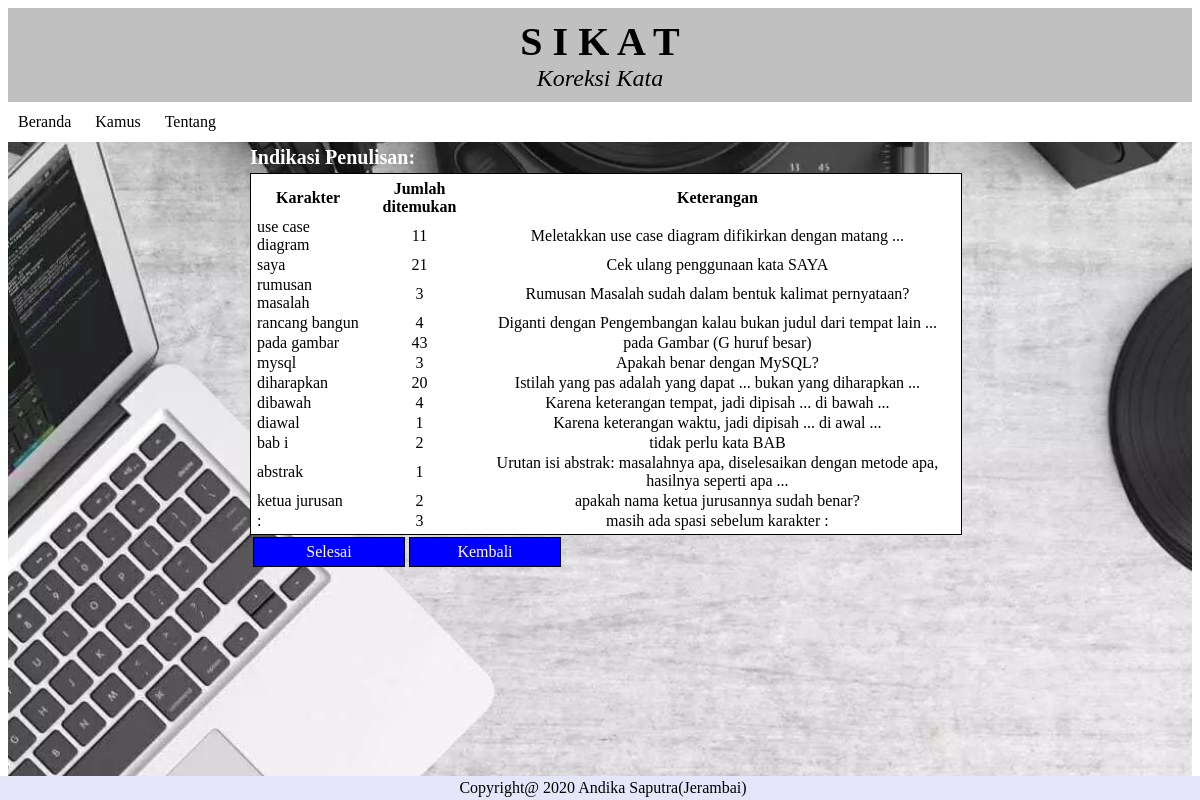
/cekat/file/karakter.php, run on an earlier commit of the app's database.
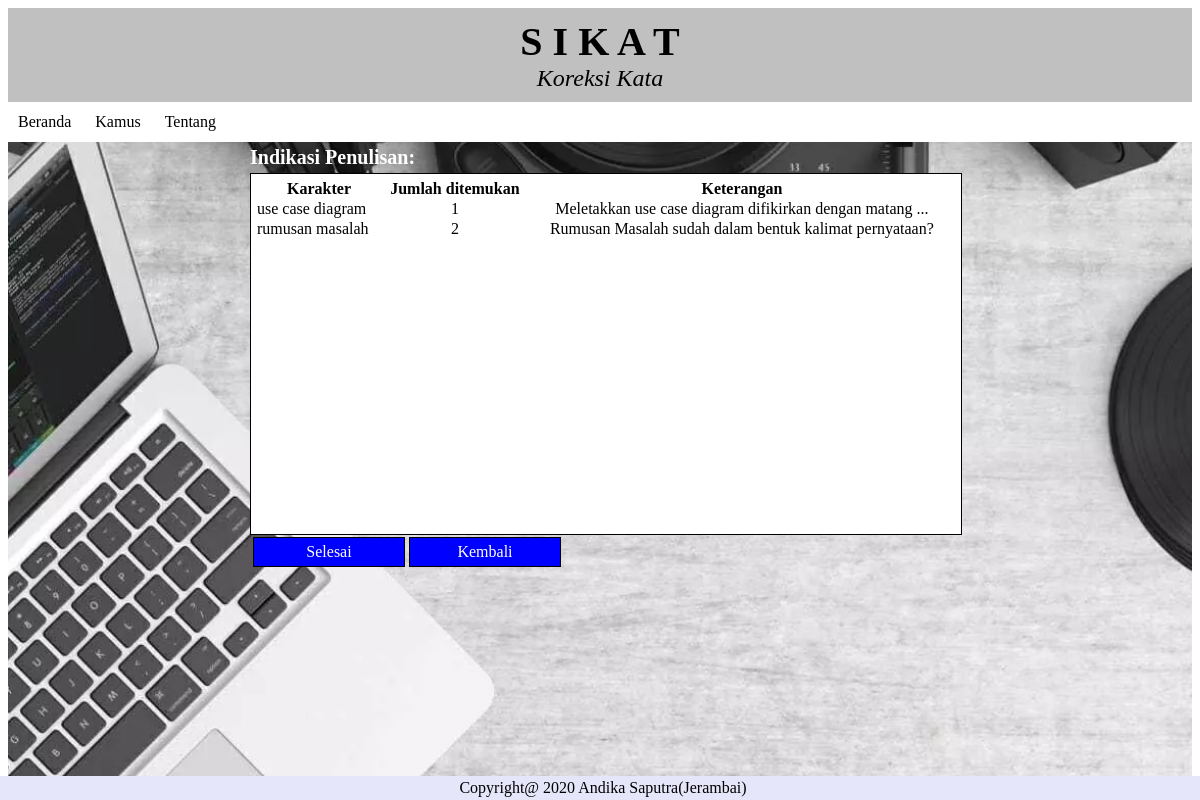
And on a later commit of the database.
### tables this page shows
CREATE TABLE `karakter` (
  `id` int(4) NOT NULL,
  `jumlah` int(10) NOT NULL DEFAULT '0',
  `karakter` char(46) DEFAULT NULL,
  `keterangan` char(116) DEFAULT NULL
);

### cekat/file/karakter.php (the view, shortened to what this page needs)
<html>
<head>
	<link rel="stylesheet" type="text/css" href="../style.css">
	<link rel="stylesheet" type="text/css" href="//cdn.datatables.net/1.10.19/css/jquery.dataTables.min.css">
  </head>
<body>
	<div class="latar">
	<div class="header">
	<header>
		<header class="judul"><b>S  I  K  A  T</b></header>
		<header class="deskripsi"><i>Koreksi Kata</i></header>
	</header>
	</div>
	<div id="menu">
	<?php include("../menubar.php"); ?>
	</div>
	<div class="tengah">
	<h2>Indikasi Penulisan:</h2>
	<div class = "auto">
	<table id="contact-detail" class="compact" cellspacing="0" width="100%">
<thead>
	<tr>
		<th>Karakter</th>
		<th>Jumlah ditemukan</th>
		<th>Keterangan</th>
	</tr>
</thead>
<tbody>
<?php
include "../koneksi.php";
$tampil=mysqli_query($conn,"SELECT karakter, jumlah, keterangan FROM karakter order by karakter desc");
	foreach($tampil as $kuy){
		if ($kuy['jumlah']==0) continue;
    echo "
		<tr>
		<td>".$kuy['karakter']."</td>
		<td align='center'>".$kuy['jumlah']."</td>
		<td align='center'>".$kuy['keterangan']."</td>
		</tr>
		";
    }
?>
</tbody>
</table>
</div>
<table>
<tr>
	<td align="center"><a href="baqo.php?data=upload" type="submit">Selesai</a></td>
  <td align="center"><a href="baqo.php?data=baca" type="submit">Kembali</a></td>
</tr>
</table>
</div>
<div id="footer">
Copyright@ 2020  Andika Saputra(Jerambai)
</div>
</div>
</body>
</html>

What changed in the data, as far as the page shows it:
no longer on this page (row edited): karakter: karakter "saya", jumlah "21", keterangan "Cek ulang penggunaan kata SAYA"
no longer on this page (row edited): karakter: karakter "rancang bangun", jumlah "4", keterangan "Diganti dengan Pengembangan kalau bukan judul dari tempat lain ..."
no longer on this page (row edited): karakter: karakter "pada gambar", jumlah "43", keterangan "pada Gambar (G huruf besar)"
no longer on this page (row edited): karakter: karakter "mysql", jumlah "3", keterangan "Apakah benar dengan MySQL?"
no longer on this page (row edited): karakter: karakter "diharapkan", jumlah "20", keterangan "Istilah yang pas adalah yang dapat ... bukan yang diharapkan ..."
no longer on this page (row edited): karakter: karakter "dibawah", jumlah "4", keterangan "Karena keterangan tempat, jadi dipisah ... di bawah ..."
no longer on this page (row edited): karakter: karakter "diawal", jumlah "1", keterangan "Karena keterangan waktu, jadi dipisah ... di awal ..."
no longer on this page (row edited): karakter: karakter "bab i", jumlah "2", keterangan "tidak perlu kata BAB"
no longer on this page (row edited): karakter: karakter "abstrak", jumlah "1", keterangan "Urutan isi abstrak: masalahnya apa, diselesaikan dengan metode apa, hasilnya seperti apa ..."
no longer on this page (row edited): karakter: karakter "ketua jurusan", jumlah "2", keterangan "apakah nama ketua jurusannya sudah benar?"
no longer on this page (row edited): karakter: karakter ":", jumlah "3", keterangan "masih ada spasi sebelum karakter :"
changed karakter "use case diagram": jumlah "11" → "1"
changed karakter "rumusan masalah": jumlah "3" → "2"
